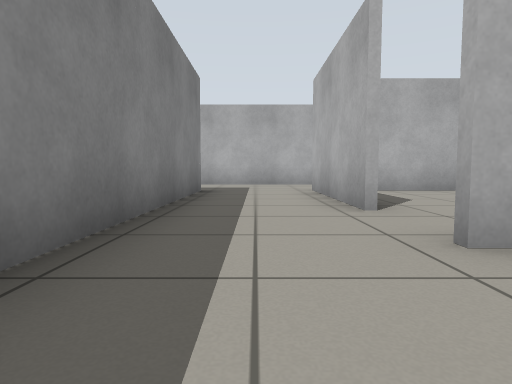
View 1 (above)

24 first-person views from a walk through a robot-simulator world made for Gazebo. The camera is 0.5 m above the floor, tilts 4° down and sees 75° across. The floor is counted in squares, 1 m on a side. Each view is taken from the middle of a square. On the plan, view 1 faces up. The plan holds only what a view shows up to about 9 squares ahead; the rest is blank.

View 2
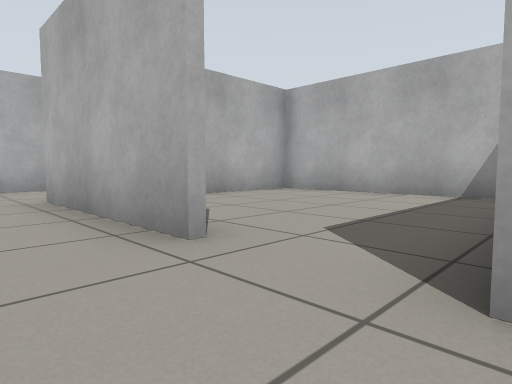

View 3
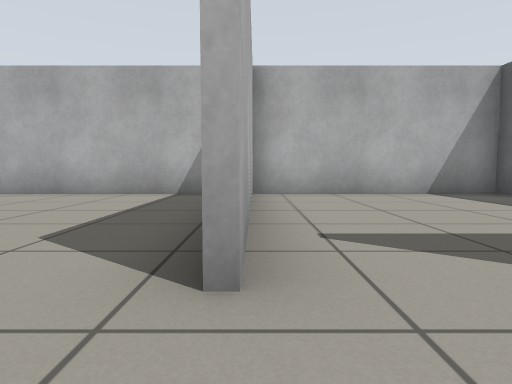

View 4
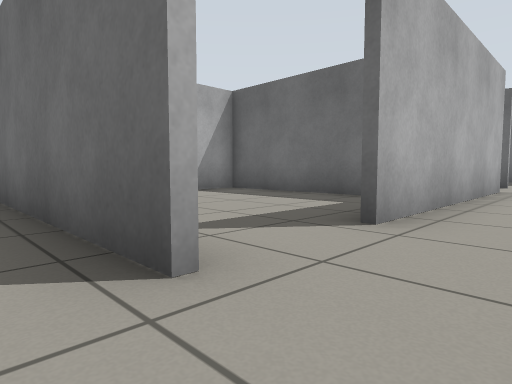

View 5
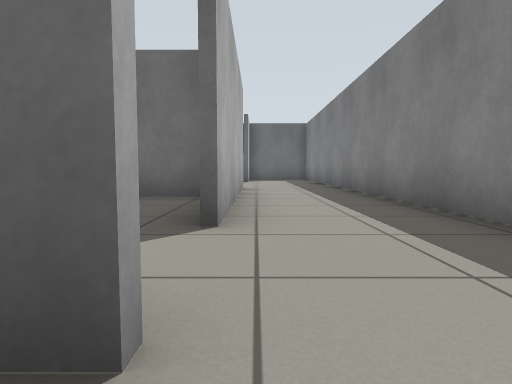

View 6
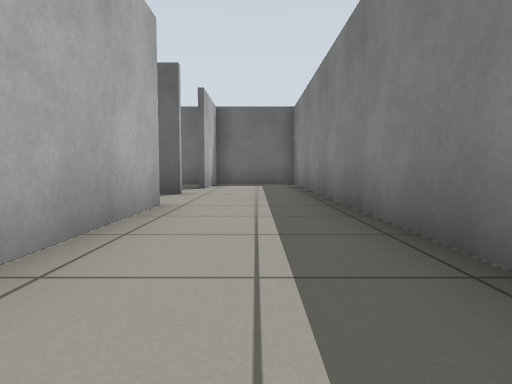

View 7
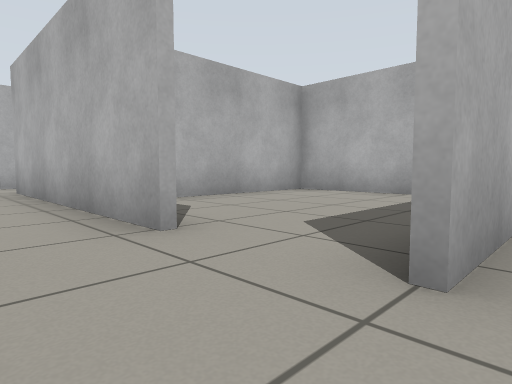

View 8
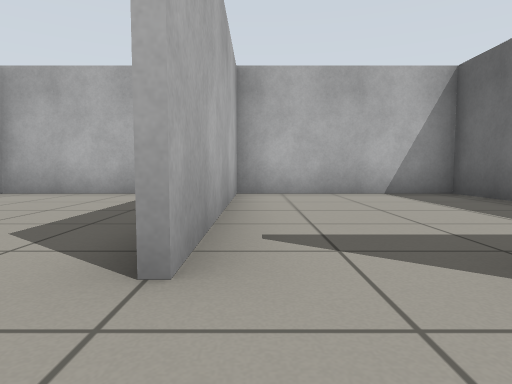

View 9
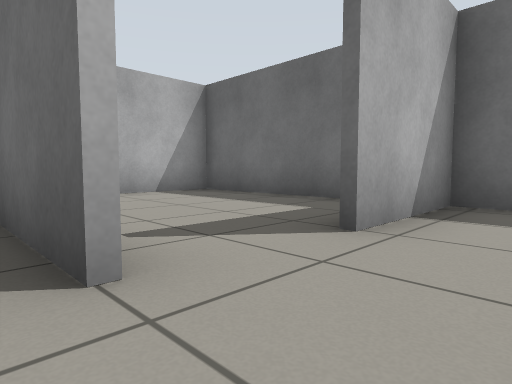

View 10
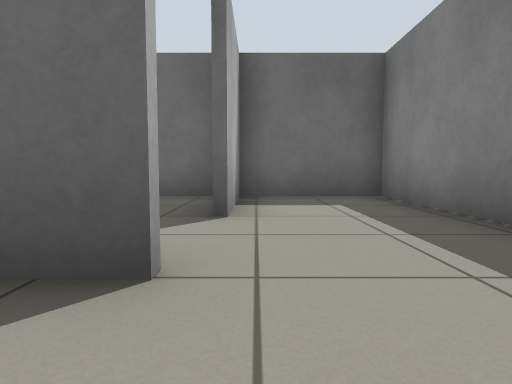

View 11
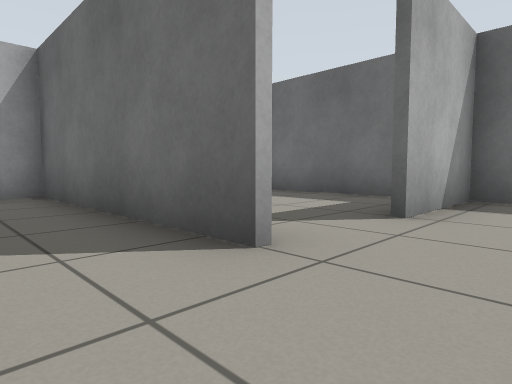

View 12
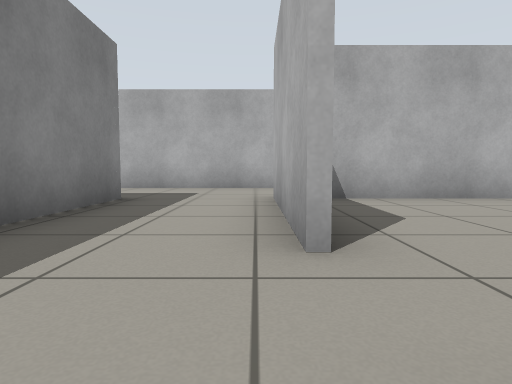

View 13
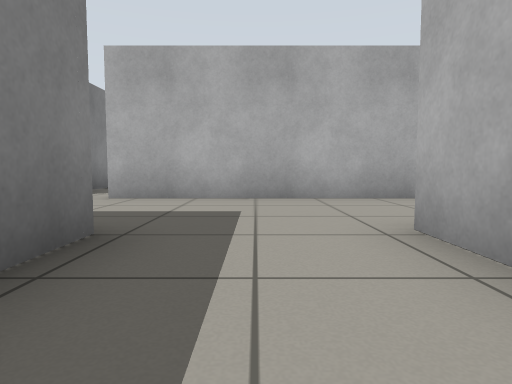

View 14
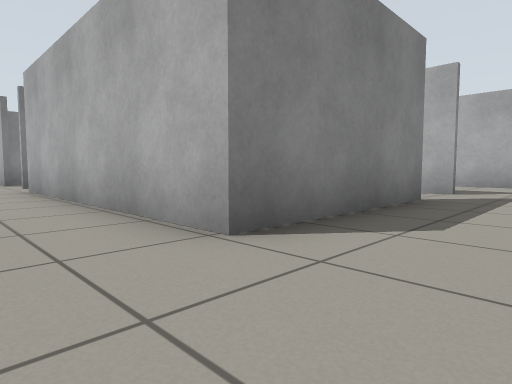

View 15
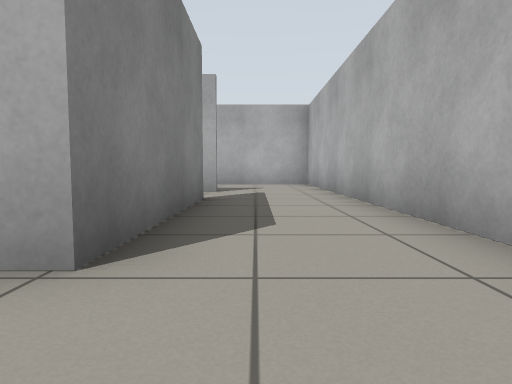

View 16
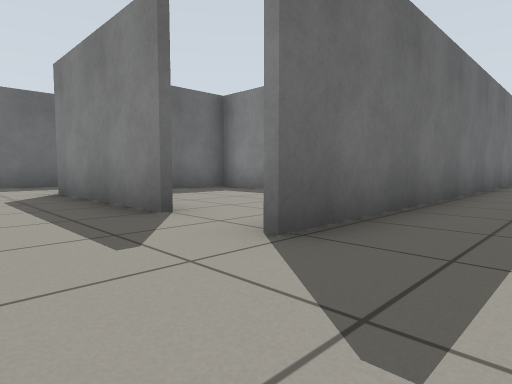

View 17
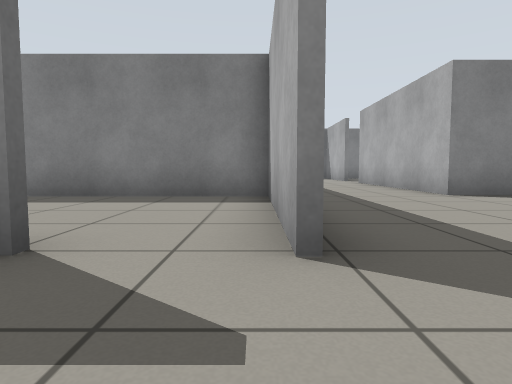

View 18
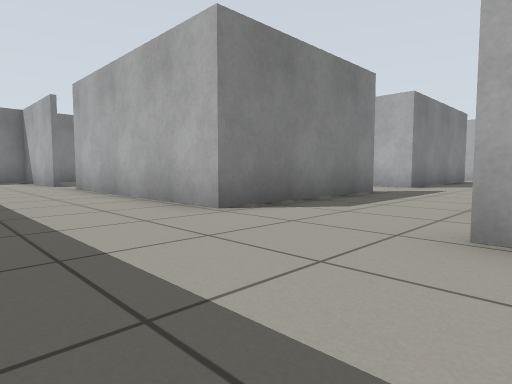

View 19
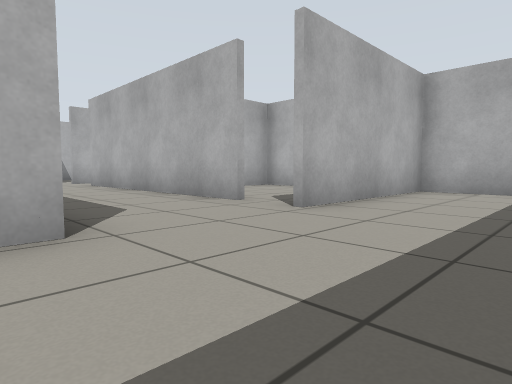

View 20
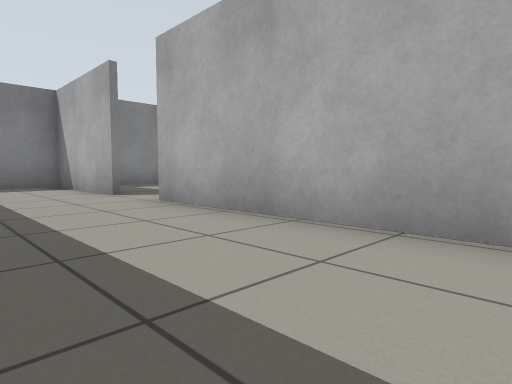

View 21
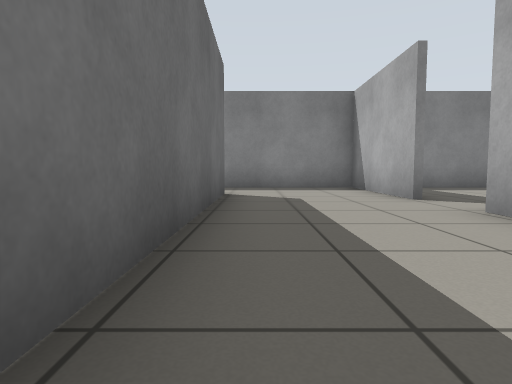

View 22
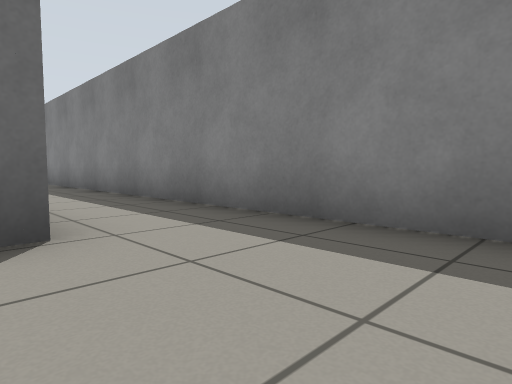

View 23
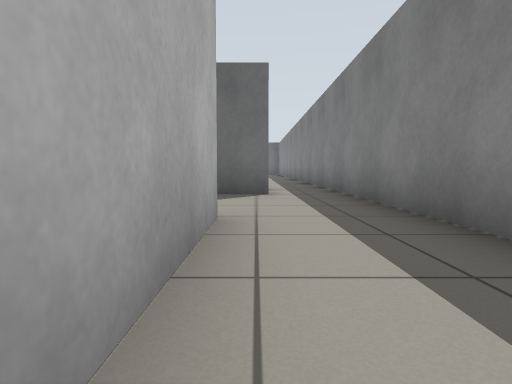

View 24
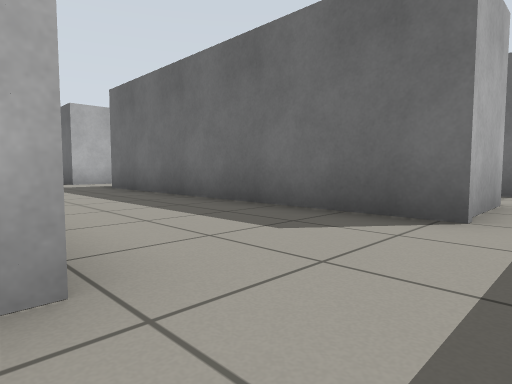

### Floor plan
Ten units are one square. View 1 is at (0, 0); x grows to the right and y downward. Boxes are objects, and circles mark ways between rooms. Rooms are numbered by the first view taken in them; rooms with no view inside come last. Other rooms are left out.
<svg viewBox="-113 -270 186 394">
<path fill="none" stroke="#000" d="M-12 -15 -12 54M13 56 13 -2M59 -21 13 -21M19 28 68 28M67 31 67 -21M-12 -25 -12 -15M67 -30 67 -76 22 -76M13 -22 61 -22M-12 -35 -12 -25M18 119 67 119 67 76 14 76M-12 74 -12 119 13 119 13 94M14 75 67 75 67 31M-12 54 -12 74M68 29 30 29M34 -77 47 -77M67 -111 67 -164M41 -146 41 -106 -25 -106M-25 -75 -12 -75 -12 -35M13 -39 13 -77M-74 -196 -108 -196 -108 -49M-86 -164 42 -164M25 -209 25 -254M-86 -106 -86 -136M-3 -240 -3 -196 -59 -196M67 -164 67 -196 24 -196M-92 -55 -92 -75 -35 -75M42 -162 0 -162 0 -110M4 -108 18 -108M-35 -75 -25 -75"/>
<circle cx="10" cy="-10" r="3" fill="#2a7"/>
<circle cx="0" cy="60" r="3" fill="#2a7"/>
<circle cx="5" cy="-20" r="3" fill="#2a7"/>
<circle cx="0" cy="-40" r="3" fill="#2a7"/>
<circle cx="5" cy="70" r="3" fill="#2a7"/>
<circle cx="55" cy="-160" r="3" fill="#2a7"/>
<circle cx="40" cy="-150" r="3" fill="#2a7"/>
<circle cx="-15" cy="-95" r="3" fill="#2a7"/>
<circle cx="-40" cy="-95" r="3" fill="#2a7"/>
<text x="0" y="20">1</text>
<text x="40" y="0">2</text>
<text x="40" y="-50">3</text>
<text x="30" y="90">4</text>
<text x="30" y="50">5</text>
<text x="30" y="-100">6</text>
<text x="-40" y="-170">7</text>
<text x="20" y="-140">8</text>
<text x="-30" y="-100">9</text>
</svg>
Room 1 opens to room 2. Room 1 opens to room 5. Room 2 opens to room 3. Room 3 opens to room 6. Room 4 opens to room 5. Room 6 opens to room 7. Room 6 opens to room 8. Room 6 opens to room 9. Room 7 opens to room 9.

Where each view was taken, in squares from view 1:
view 1: 0 up, 0 right, facing up
view 2: 2 up, 0 right, facing up-right
view 3: 2 up, 0 right, facing right
view 4: 3 up, 0 right, facing down-right
view 5: 3 up, 1 right, facing down
view 6: 1 down, 0 right, facing down
view 7: 8 down, 0 right, facing up-right
view 8: 8 down, 0 right, facing right
view 9: 7 down, 0 right, facing down-right
view 10: 6 down, 1 right, facing down
view 11: 6 down, 0 right, facing down-right
view 12: 2 up, 1 right, facing up
view 13: 5 up, 0 right, facing up
view 14: 9 up, 6 right, facing up-left
view 15: 9 up, 5 right, facing up
view 16: 18 up, 6 right, facing down-left
view 17: 16 up, 6 right, facing left
view 18: 17 up, 3 right, facing up-left
view 19: 17 up, 1 left, facing up-right
view 20: 17 up, 1 left, facing up-left
view 21: 17 up, 2 left, facing left
view 22: 19 up, 8 left, facing down-left
view 23: 14 up, 9 left, facing down
view 24: 11 up, 10 left, facing down-right
